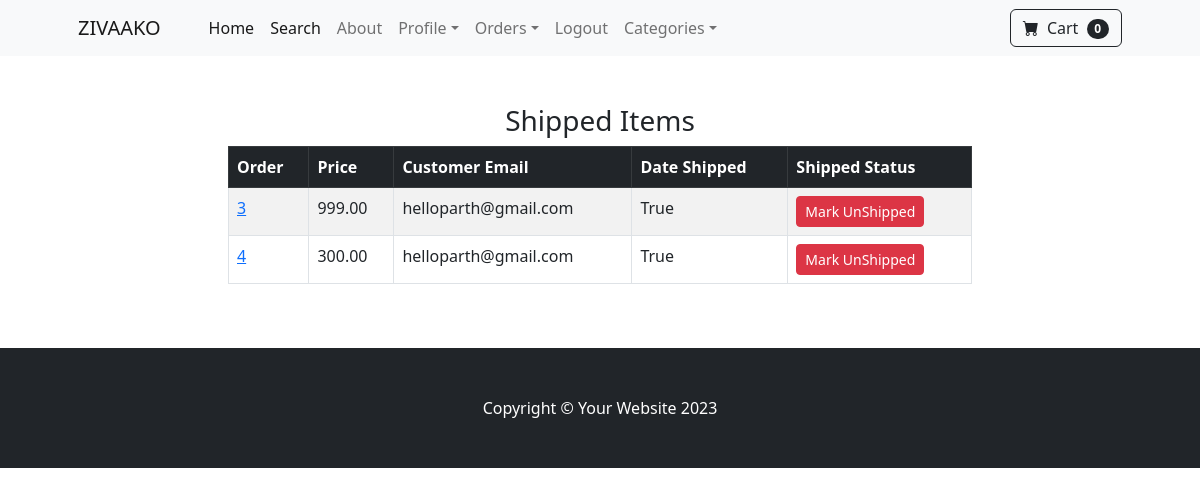
The app's page /payment/shipped_dash (signed in) with its own data.
### payment/models.py (models this page shows, shortened)
class Order(models.Model):
	user = models.ForeignKey(User, on_delete=models.CASCADE, null=True, blank=True)
	full_name = models.CharField(max_length=250)
	email = models.EmailField(max_length=250)
	shipping_address = models.TextField(max_length=15000)
	amount_paid = models.DecimalField(max_digits=7, decimal_places=2)
	date_ordered = models.DateTimeField(auto_now_add=True)
	shipped = models.BooleanField(default=False)
	date_shipped = models.DateTimeField(blank=True,null=True)

### payment/views.py (the view, shortened to what this page needs)
# urls.py: path('shipped_dash', views.shipped_dash, name='shipped_dash'),
def shipped_dash(request):
    if not request.user.is_authenticated or not request.user.is_superuser:
        messages.error(request, "Access Denied")
        return redirect('home')
    orders = Order.objects.filter(shipped=True)
    return render(request, "payment/shipped_dash.html", {"orders": orders})

### cart/cart.py (called while the page is built)
    def __len__(self):  # ✅ Yeh method add karna hai
        return len(self.cart)

### cart/context_processors.py (called while the page is built)
def cart(request):
    return{'cart': Cart(request)}

### payment/templates/payment/shipped_dash.html (shortened to what this page needs)
{% extends 'base.html' %}
{% block content %}
<div class="container">
    <div class="row">
        <center>
            <div class="col-8">
<h3> Shipped Items </h3>
<table class="table table-striped table-hover table-bordered">
    <thead class="table-dark">
      <tr>
        <th scope="col">Order</th>
        <th scope="col">Price</th>
        <th scope="col">Customer Email</th>
        <th scope="col">Date Shipped</th>
        <th scope="col">Shipped Status</th>
      </tr>
    </thead>
    <tbody>
        {% for item in orders %}
      <tr>
        <td><a href="{% url 'orders' item.id %}">{{ item.id }}</a></td>
        <td>{{ item.amount_paid }}</td>
        <td>{{ item.email }}</td>
        <td>{{ item.shipped }}</td>
        <td>
          <form method ="POST">
            <button type="Submit" class="btn btn-danger btn-sm"> Mark UnShipped </button>
          </form>
        </td>
      </tr>
      {% endfor %}
    </tbody>
  </table>
            </div>
        </center>
    </div>
</div>
{% endblock %}

### records on screen
Order: id "3", amount_paid "999.00", email "helloparth@gmail.com", shipped "True"
Order: id "4", amount_paid "300.00", email "helloparth@gmail.com", shipped "True"

### other values on screen
{{ cart|length }} "0"
